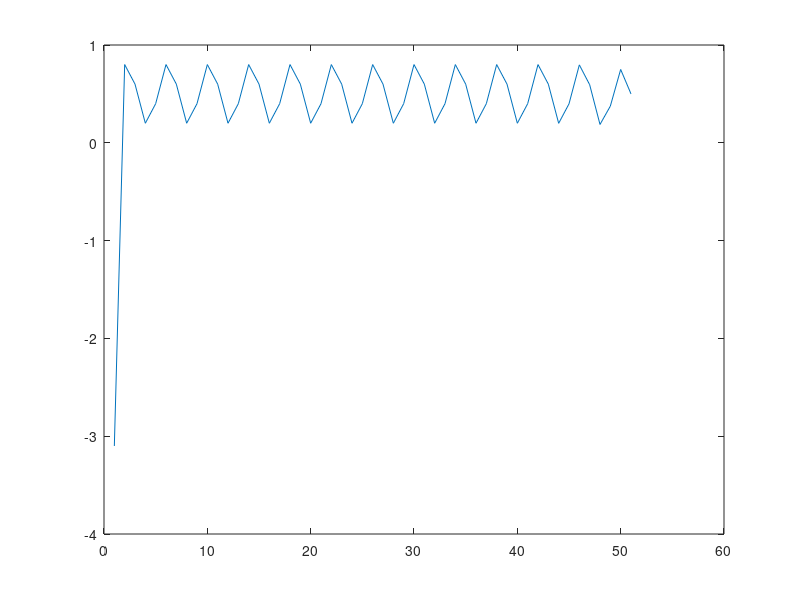

Write MATLAB code to recreate this figure.
k = [0:50];                % length of time series
y_i = zeros(1,length(k));   % Pre-allocation
y_i(1) = -3.1;  % initial condition

% Solving the iterated solution
for i = 2:length(y_i)
    y_i(i) = mod(2*y_i(i - 1),1);
end

plot(y_i)